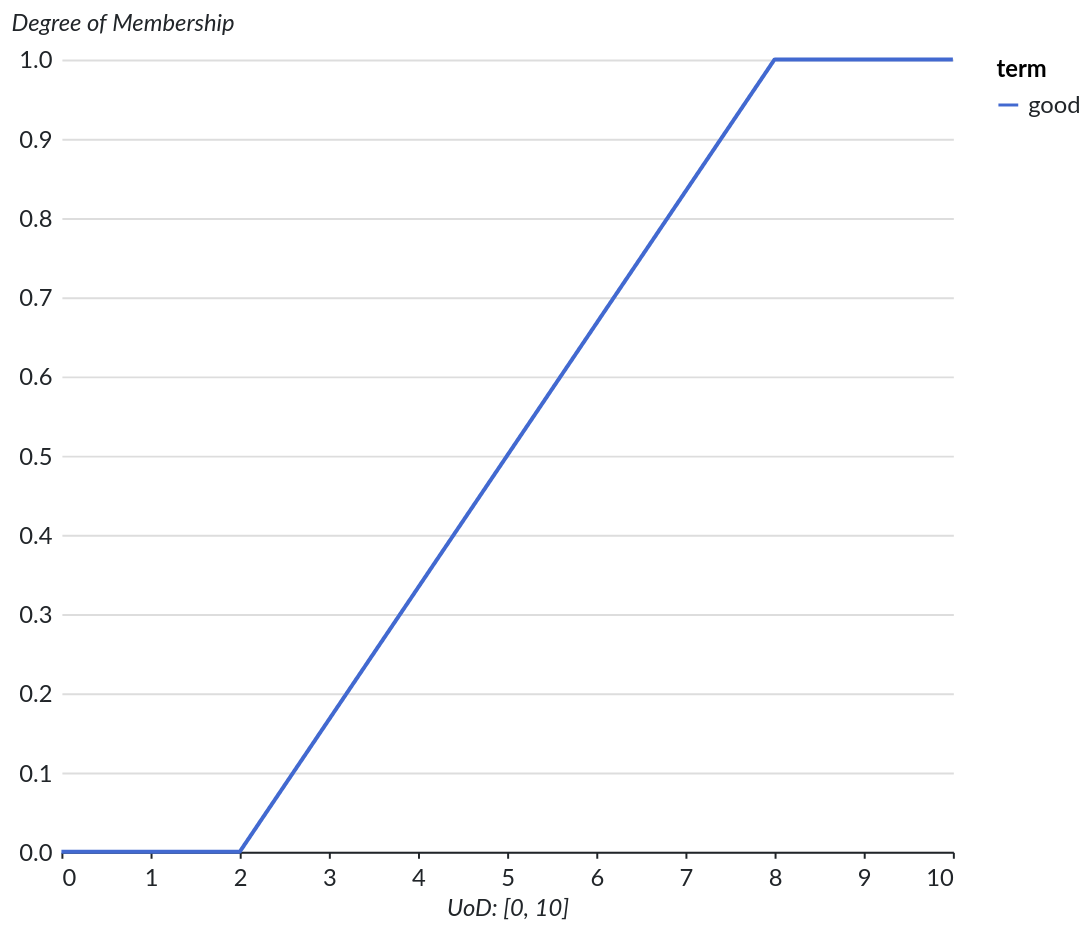

Notebook source saved alongside this figure:
### Markdown cell above
### S-Shaped

### Code cell
plot_fuzzy_set(
    mf=MFTrapezoidal(a=2, b=8, c=8, d=8),
    term="good",
    uod=(0, 10),
)

### Figure 1 — Vega-Lite specification as saved in the notebook (floating-point values rounded to 4 significant figures; data arrays with more than 128 entries replaced by an {"elided": "..."} marker saying what was removed)
{"background": "#ffffff", "config": {"title": {"anchor": "start", "font": "Lato", "color": "#212529", "fontSize": 20, "fontStyle": "normal", "subtitleFontSize": 16, "subtitleColor": "#212529", "fontWeight": 700, "subtitleFontWeight": 400, "subtitleFontStyle": "italic", "dy": -20}, "legend": {"labelFont": "Lato", "labelFontSize": 12, "labelColor": "#212529", "padding": 0, "titleFontSize": 12, "titleFont": "Lato", "titleAnchor": "start", "titleFontWeight": 700}, "axis": {"titleFontSize": 12, "titleFontStyle": "italic", "titleFontWeight": 400, "titleFont": "Lato", "titleColor": "#212529", "labelFontSize": 12, "labelFont": "Lato", "labelColor": "#212529", "labelFontWeight": 400, "labelPadding": 5}, "axisY": {"domain": false, "grid": true, "grid_color": "#dee2e6", "gridWidth": 1, "ticks": false, "titleAngle": 0, "titleAlign": "left", "titleY": -12}, "axisX": {"domain": true, "domainColor": "#212529", "domainWidth": 1, "grid": false, "labelAngle": 0, "ticks": true, "tickColor": "#212529", "tickSize": 3}, "facet": {"spacing": 50}, "headerColumn": {"title": null, "titleFontSize": 14, "titleFontWeight": 700, "titleFont": "Lato", "labelAnchor": "middle", "labelFontSize": 12, "labelFontWeight": 700, "labelFont": "Lato"}, "headerRow": {"labelFont": "Lato", "labelFontSize": 12, "labelAngle": 0, "labelAlign": "left", "labelAnchor": "middle", "labelFontWeight": 700, "labelPadding": 25, "titleFont": "Lato", "titleFontSize": 14, "titleFontWeight": 700, "titleAngle": 0, "orient": "left", "title": null}, "area": {"fill": "#b6377a"}, "circle": {"fill": "#b6377a"}, "line": {"stroke": "#b6377a"}, "rule": {"stroke": "#212529"}, "path": {"stroke": "#b6377a"}, "point": {"stroke": "#b6377a"}, "rect": {"fill": "#b6377a"}, "shape": {"stroke": "#b6377a"}, "symbol": {"fill": "#b6377a"}, "bar": {"fill": "#b6377a"}, "view": {"stroke": "transparent"}, "range": {"category": {"scheme": "observable10"}, "diverging": {"scheme": "spectral"}, "heatmap": {"scheme": "magma"}, "ramp": {"scheme": "cividis"}, "ordinal": {"scheme": "lighttealblue"}}}, "data": {"name": "data-439f24f7077fa41d25d8eccf205dba73"}, "mark": {"type": "line"}, "encoding": {"color": {"field": "term", "type": "nominal"}, "x": {"field": "x", "title": "UoD: [0, 10]", "type": "quantitative"}, "y": {"field": "membership", "title": "Degree of Membership", "type": "quantitative"}}, "height": 400, "width": 450, "$schema": "https://vega.github.io/schema/vega-lite/v6.1.0.json", "datasets": {"data-439f24f7077fa41d25d8eccf205dba73": {"elided": "1000 records"}}}
